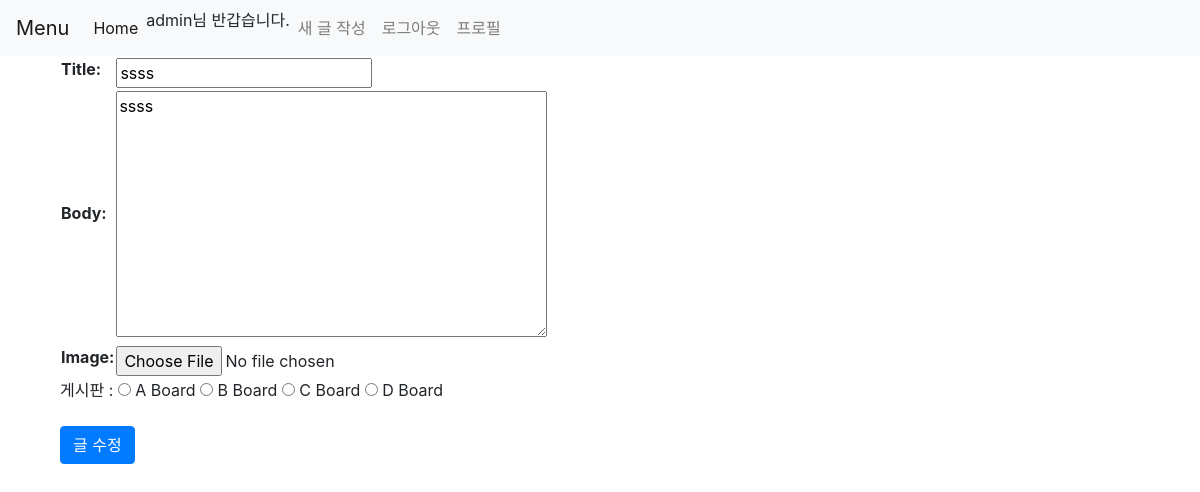
/detail/39/update (signed in), run on the app's committed database.
### siteapp/models.py (models this page shows, shortened)
class Content(models.Model):
  title = models.CharField(max_length=20)
  body = models.TextField()
  date = models.DateTimeField(default=timezone.now)
  writer = models.ForeignKey('auth.User', on_delete=models.CASCADE, null=True)
  image = models.ImageField(upload_to="images/", null=True, blank=True)
  comment_count = models.PositiveIntegerField(default=0)
  like_count = models.PositiveIntegerField(default=0)
  board = models.ForeignKey(Board, on_delete = models.CASCADE, null=True)
  class Meta:
    ordering = ['-date',]

class Board(models.Model):
  title = models.CharField(max_length=20)

### siteapp/views.py (the view)
# urls.py: path('detail/<int:contents_id>/update', views.update, name="update"),
def update(request, contents_id):
  contents = Content.objects.get(id=contents_id)
  global board
  if(request.user ==contents.writer):
    if(request.method=="POST"):
      """contents.title = request.POST['Title']
      contents.body = request.POST['Body']
      contents.date = timezone.now()
      contents.writer = request.user
      board = Board.objects.all()
      contents.board = Board.objects.get(id=request.POST['Board'])
      try:
        contents.image = request.FILES['Image']
      except:
        contents.image = None
      contents.save()"""
      board = Board.objects.all()
      form = Content_Form(request.POST, request.FILES, instance=contents)
      if form.is_valid():
        contents = form.save(commit=False)
        contents.board = Board.objects.get(id=request.POST['Board'])
        contents.writer = request.user
        contents = form.save()
      return redirect('/detail/'+str(contents.id),{'Board':board,'form':form})
    else:
      form = Content_Form(instance=contents)
      board = Board.objects.all()
      return render(request, 'update.html',{'Board':board, 'form':form})
  else:
    board = Board.objects.all()
    return redirect('/detail/'+str(contents.id),{'Board':board})

### siteapp/forms.py
class Content_Form(forms.ModelForm):
  class Meta:
    model = Content
    fields = ['title','body','image']

### siteapp/templates/update.html (shortened to what this page needs)
{% extends 'base.html' %}
{% block content %}
  <div class="container">
    <form method="POST" enctype="multipart/form-data">
      <table>
        {{form}}
      </table>
      게시판 :
      {% for board in Board %}
        <input type="radio" name='Board' value="{{board.id}}">
        {{board.title}}
      {% endfor %}
      <br><br>
      <input class="btn btn-primary" type="submit" value="글 수정">
    </form>
  </div>
{% endblock %}

### siteapp/templates/base.html (shortened to what this page needs)
<!doctype html>
<html lang="kr">
<head>
  <link rel="stylesheet" href="https://stackpath.bootstrapcdn.com/bootstrap/4.3.1/css/bootstrap.min.css"
>
</head>
<body>
  <nav class="navbar navbar-expand-lg navbar-light bg-light">
    <a class="navbar-brand" href="#">Menu</a>
    <div class="collapse navbar-collapse" id="navbarNav">
      <ul class="navbar-nav">
        <li class="nav-item active">
          <a class="nav-link" href="{% url 'home' %}">Home <span class="sr-only">(current)</span></a>
        </li>
        {% if user.is_authenticated %}
        <li class="nav-item">{{user.username}}님 반갑습니다.</li>
        <li class="nav-item">
          <a class="nav-link" href="{% url 'create' %}">새 글 작성</a>
        </li>
        <li class="nav-item">
          <a class="nav-link" href="javascript:{document.getElementById('logout').submit()}">로그아웃</a>
        </li>
        <li class="nav-item">
          <a class="nav-link" href="{% url 'profile' %}">프로필</a>
        </li>
        {% else %}
        <li class="nav-item">
          <a class="nav-link" href="{% url 'login' %}">로그인</a></li>
        <li class="nav-item">
          <a class="nav-link" href="{% url 'signup' %}">회원가입</a></li>
        {% endif %}
      </ul>
    </div>
  </nav>
  <div class="container">
    {% block content %}
    {% endblock %}
  </div>
</body>
</html>

### data on the page
Content: title "ssss", body "ssss"
Board: title "A Board"
Board: title "B Board"
Board: title "C Board"
Board: title "D Board"

### other printed values
{{ user.username }} "admin"
